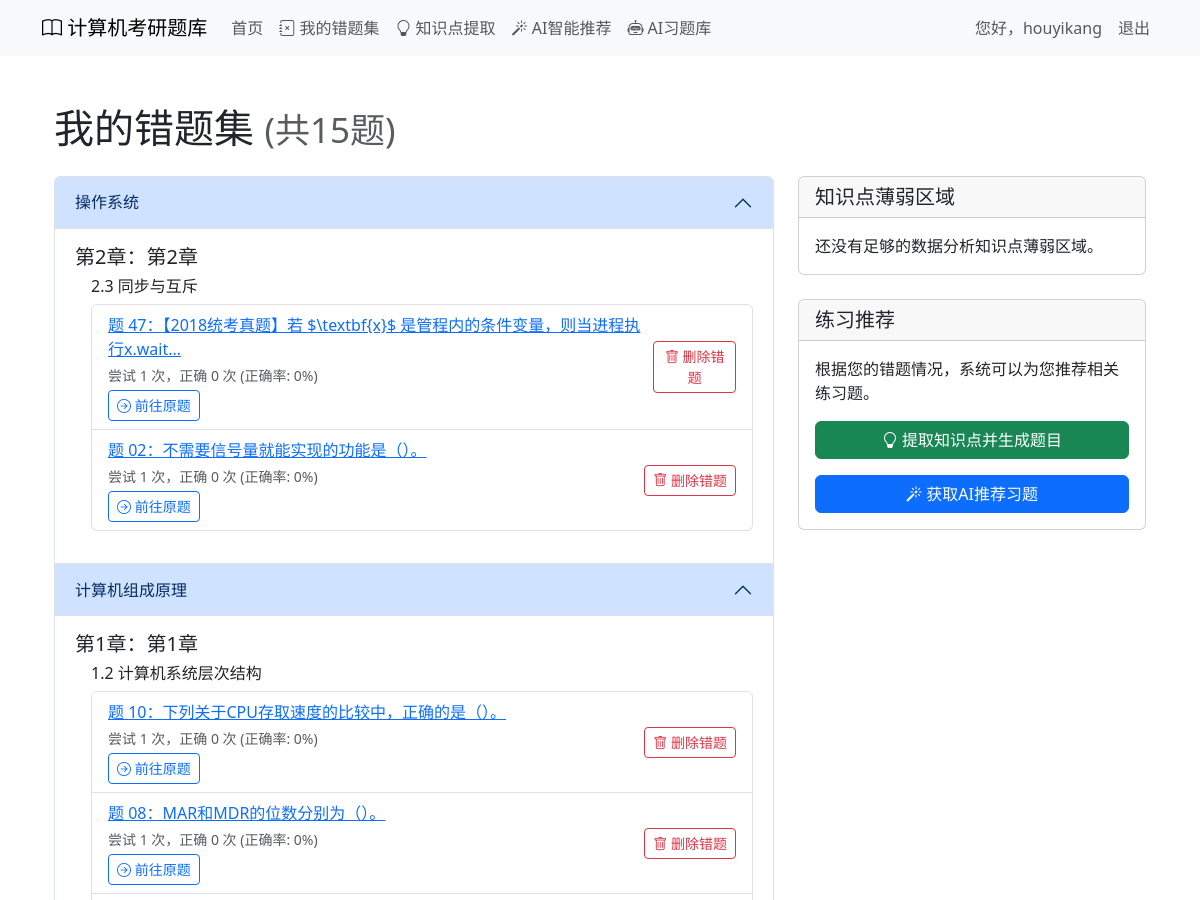
Before: /mistake_collection/ (signed in, upper part) with the older database file.
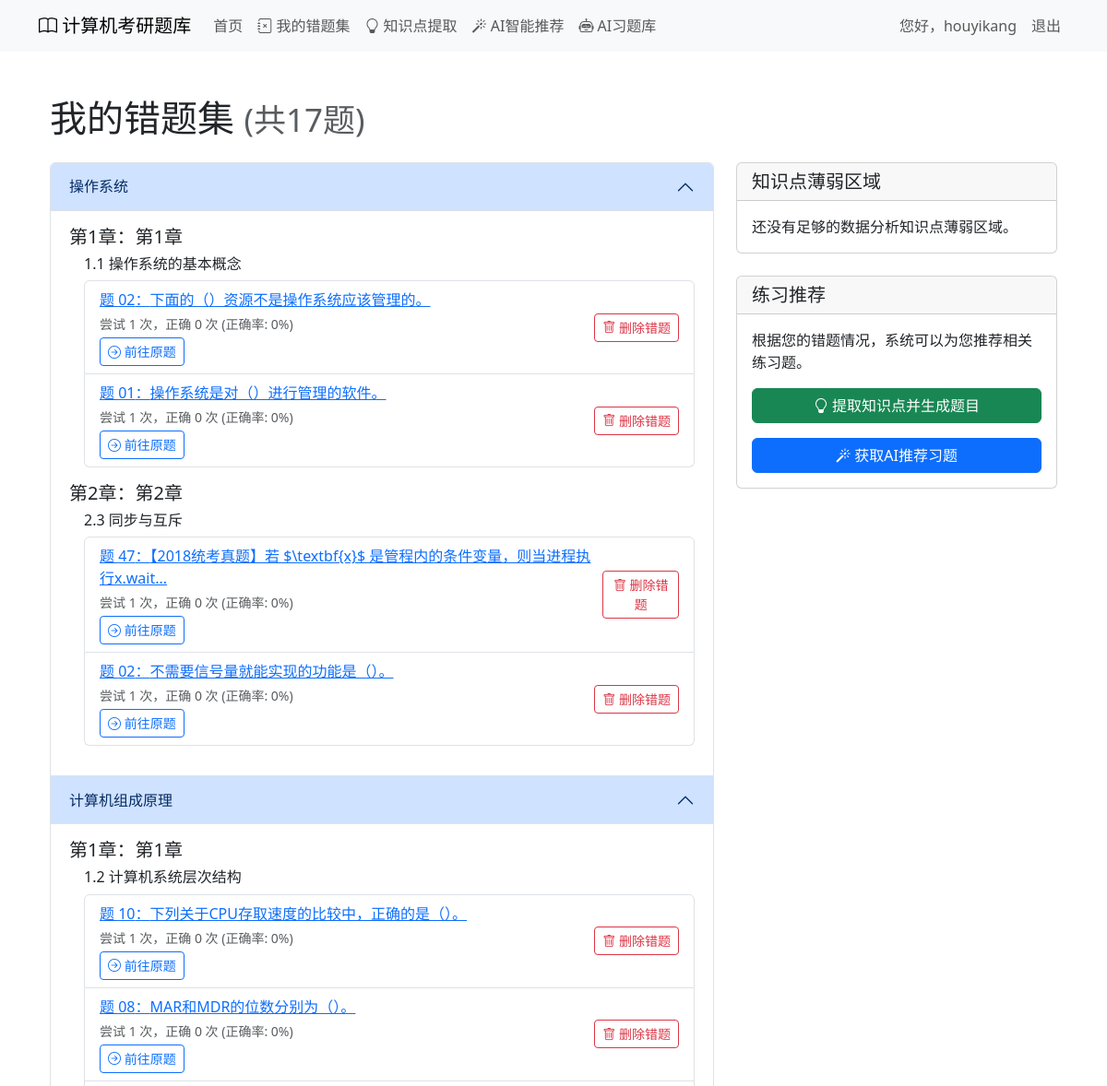
After: the same page with the newer database file.
### courses/models.py (models this page shows, shortened)
class Book(models.Model):
    title = models.CharField(max_length=100, verbose_name='书名')
    description = models.TextField(blank=True, verbose_name='描述')
    cover_image = models.ImageField(upload_to='book_covers/', blank=True, verbose_name='封面图片')
    class Meta:
        verbose_name = '书籍'
        verbose_name_plural = verbose_name

class Chapter(models.Model):
    book = models.ForeignKey(Book, on_delete=models.CASCADE, related_name='chapters', verbose_name='所属书籍')
    number = models.IntegerField(verbose_name='章节号')
    title = models.CharField(max_length=200, verbose_name='章节标题')
    introduction = models.TextField(blank=True, verbose_name='章节介绍')
    class Meta:
        verbose_name = '章节'
        verbose_name_plural = verbose_name
        ordering = ['number']

class Section(models.Model):
    SECTION_TYPES = (
        ('content', '内容小节'),
        ('introduction', '章节介绍'),
        ('summary', '章节小结'),
        ('faq', '常见问题/疑难点'),
        ('other', '其他'),
    )
    chapter = models.ForeignKey(Chapter, on_delete=models.CASCADE, related_name='sections', verbose_name='所属章节')
    number = models.CharField(max_length=10, verbose_name='小节号')  # 如1.1, 1.2等
    title = models.CharField(max_length=200, verbose_name='小节标题')
    section_type = models.CharField(max_length=20, choices=SECTION_TYPES, default='content', verbose_name='小节类型')
    content = models.TextField(blank=True, verbose_name='小节内容 (Markdown)')
    class Meta:
        verbose_name = '小节'
        verbose_name_plural = verbose_name
        ordering = ['number']

class UserMistakeCollection(models.Model):
    user = models.ForeignKey(User, on_delete=models.CASCADE, related_name='mistake_collections', verbose_name='用户')
    exercise = models.ForeignKey(Exercise, on_delete=models.CASCADE, related_name='in_mistake_collections', verbose_name='习题')
    added_at = models.DateTimeField(auto_now_add=True, verbose_name='添加时间')
    last_attempt_at = models.DateTimeField(null=True, blank=True, verbose_name='最后一次尝试时间')
    attempt_count = models.IntegerField(default=0, verbose_name='尝试次数')
    correct_count = models.IntegerField(default=0, verbose_name='正确次数')
    last_wrong_answer = models.CharField(max_length=200, blank=True, null=True, verbose_name='最近一次错误答案')
    notes = models.TextField(blank=True, verbose_name='笔记')
    class Meta:
        verbose_name = '用户错题集'
        verbose_name_plural = verbose_name
        unique_together = ['user', 'exercise']
        ordering = ['-added_at']
    @property
    def accuracy_rate(self):
        if self.attempt_count == 0:
            return 0
        return (self.correct_count / self.attempt_count) * 100

class Exercise(models.Model):
    TYPES = (
        ('single', '单项选择题'),
        ('multiple', '多项选择题'),
        ('comprehensive', '综合题'),
    )
    section = models.ForeignKey(Section, on_delete=models.CASCADE, related_name='exercises', verbose_name='所属小节')
    type = models.CharField(max_length=20, choices=TYPES, verbose_name='题目类型')
    number = models.CharField(max_length=10, verbose_name='题号')  # 如01, 02等
    content = models.TextField(verbose_name='题目内容')
    options = models.JSONField(null=True, blank=True, verbose_name='选项')  # 用于选择题的选项
    answer = models.CharField(max_length=200, verbose_name='答案')
    explanation = models.TextField(verbose_name='解析')
    order = models.IntegerField(default=0, verbose_name='排序')
    knowledge_points = models.ManyToManyField(Knowledge, through='ExerciseKnowledge', related_name='related_exercises', verbose_name='相关知识点')
    class Meta:
        verbose_name = '习题'
        verbose_name_plural = verbose_name
        ordering = ['order', 'number']

### courses/views.py (the view)
# urls.py: path('mistake_collection/', views.user_mistake_collection, name='mistake_collection'),
@login_required
def user_mistake_collection(request):
    mistakes = UserMistakeCollection.objects.filter(user=request.user).select_related(
        'exercise', 'exercise__section', 'exercise__section__chapter', 'exercise__section__chapter__book'
    ).order_by('-added_at')  # 改用added_at字段排序
    grouped_mistakes = {}
    for mistake in mistakes:
        exercise = mistake.exercise
        book = exercise.section.chapter.book
        chapter = exercise.section.chapter
        if book.id not in grouped_mistakes:
            grouped_mistakes[book.id] = {
                'book': book,
                'chapters': {}
            }
        if chapter.id not in grouped_mistakes[book.id]['chapters']:
            grouped_mistakes[book.id]['chapters'][chapter.id] = {
                'chapter': chapter,
                'sections': {}
            }
        section_id = exercise.section.id
        if section_id not in grouped_mistakes[book.id]['chapters'][chapter.id]['sections']:
            grouped_mistakes[book.id]['chapters'][chapter.id]['sections'][section_id] = {
                'section': exercise.section,
                'mistakes': []
            }
        grouped_mistakes[book.id]['chapters'][chapter.id]['sections'][section_id]['mistakes'].append(mistake)
    books_list = []
    for book_id, book_data in grouped_mistakes.items():
        chapters_list = []
        for chapter_id, chapter_data in book_data['chapters'].items():
            sections_list = []
            for section_id, section_data in chapter_data['sections'].items():
                sections_list.append({
                    'section': section_data['section'],
                    'mistakes': section_data['mistakes']
                })
            sections_list.sort(key=lambda x: x['section'].number)
            chapters_list.append({
                'chapter': chapter_data['chapter'],
                'sections': sections_list
            })
        chapters_list.sort(key=lambda x: x['chapter'].number)
        books_list.append({
            'book': book_data['book'],
            'chapters': chapters_list
        })
    books_list.sort(key=lambda x: x['book'].title)
    knowledge_stats = get_user_knowledge_weakness(request.user)
    context = {
        'books_list': books_list,
        'knowledge_stats': knowledge_stats,
        'total_mistakes': mistakes.count()
    }
    return render(request, 'courses/user_mistake_collection.html', context)

### courses/views.py (called while the page is built)
def get_user_knowledge_weakness(user):
    mistake_exercises = UserMistakeCollection.objects.filter(
        user=user
    ).values_list('exercise_id', flat=True)
    knowledge_weak_areas = ExerciseKnowledge.objects.filter(
        exercise_id__in=mistake_exercises
    ).values(
        'knowledge__id',
        'knowledge__title',
        'knowledge__section__title',
        'knowledge__section__chapter__title',
        'knowledge__section__chapter__book__title'
    ).annotate(
        frequency=Count('knowledge__id')
    ).order_by('-frequency')
    return knowledge_weak_areas

### courses/templates/courses/user_mistake_collection.html (shortened to what the changed rows need)
{% extends 'courses/base.html' %}
{% load static %}
{% block content %}
<div class="container mt-4">
    <h1 class="mb-4">我的错题集 <small class="text-muted">(共{{ total_mistakes }}题)</small></h1>
    <div class="row">
        <div class="col-md-8">
            {% if books_list %}
                <div class="accordion" id="mistakeAccordion">
                    {% for book_data in books_list %}
                        <div class="accordion-item">
                            <h2 class="accordion-header" id="book-{{ book_data.book.id }}">
                                <button class="accordion-button" type="button" data-bs-toggle="collapse"
                                        data-bs-target="#collapse-book-{{ book_data.book.id }}" aria-expanded="true">
                                    {{ book_data.book.title }}
                                </button>
                            </h2>
                            <div id="collapse-book-{{ book_data.book.id }}" class="accordion-collapse collapse show"
                                 aria-labelledby="book-{{ book_data.book.id }}">
                                <div class="accordion-body">
                                    {% for chapter_data in book_data.chapters %}
                                        <div class="chapter-item mb-3">
                                            <h5>第{{ chapter_data.chapter.number }}章：{{ chapter_data.chapter.title }}</h5>
                                            {% for section_data in chapter_data.sections %}
                                                <div class="section-item ms-3 mb-2">
                                                    <h6>{{ section_data.section.number }} {{ section_data.section.title }}</h6>
                                                    <ul class="list-group">
                                                        {% for mistake in section_data.mistakes %}
                                                            <li class="list-group-item">
                                                                <div class="d-flex justify-content-between align-items-center">
                                                                    <div>
                                                                        <a href="#" class="mistake-detail-link"
                                                                           data-exercise-id="{{ mistake.exercise.id }}">
                                                                            题 {{ mistake.exercise.number }}：{{ mistake.exercise.content|striptags|truncatechars:50 }}
                                                                        </a>
                                                                        <div class="text-muted small mt-1">
                                                                            尝试 {{ mistake.attempt_count }} 次，正确 {{ mistake.correct_count }} 次
                                                                            {% if mistake.attempt_count > 0 %}
                                                                                (正确率: {{ mistake.accuracy_rate|floatformat:0 }}%)
                                                                            {% endif %}
                                                                        </div>
                                                                        <div class="mt-1">
                                                                            <a href="{% url 'courses:section_exercises' mistake.exercise.section.id %}?scroll_to_exercise={{ mistake.exercise.id }}" class="btn btn-sm btn-outline-primary">
                                                                                <i class="bi bi-arrow-right-circle"></i> 前往原题
                                                                            </a>
                                                                        </div>
                                                                    </div>
                                                                    <div>
                                                                        <button class="btn btn-sm btn-outline-danger remove-btn"
                                                                                data-exercise-id="{{ mistake.exercise.id }}">
                                                                            <i class="bi bi-trash"></i> 删除错题
                                                                        </button>
                                                                    </div>
                                                                </div>
                                                            </li>
                                                        {% endfor %}
                                                    </ul>
                                                </div>
                                            {% endfor %}
                                        </div>
                                    {% endfor %}
                                </div>
                            </div>
                        </div>
                    {% endfor %}
                </div>
            {% endif %}
        </div>
    </div>
</div>
{% endblock %}

Changed rows visible on the page:
computed for Book "操作系统": gains Chapter (chapter.number "1", chapter "第1章")
now on this page (row unchanged): Section: section.number "1.1", section "操作系统的基本概念", shown under "1"
added UserMistakeCollection: exercise.number "02", exercise.content "下面的（）资源不是操作系统应该管理的。", attempt_count "1", correct_count "0", accuracy_rate "0", shown under "1.1"
added UserMistakeCollection: exercise.number "01", exercise.content "操作系统是对（）进行管理的软件。", attempt_count "1", correct_count "0", accuracy_rate "0", shown under "1.1"
Other visible differences:
{{ total_mistakes }}: "15" → "17"
